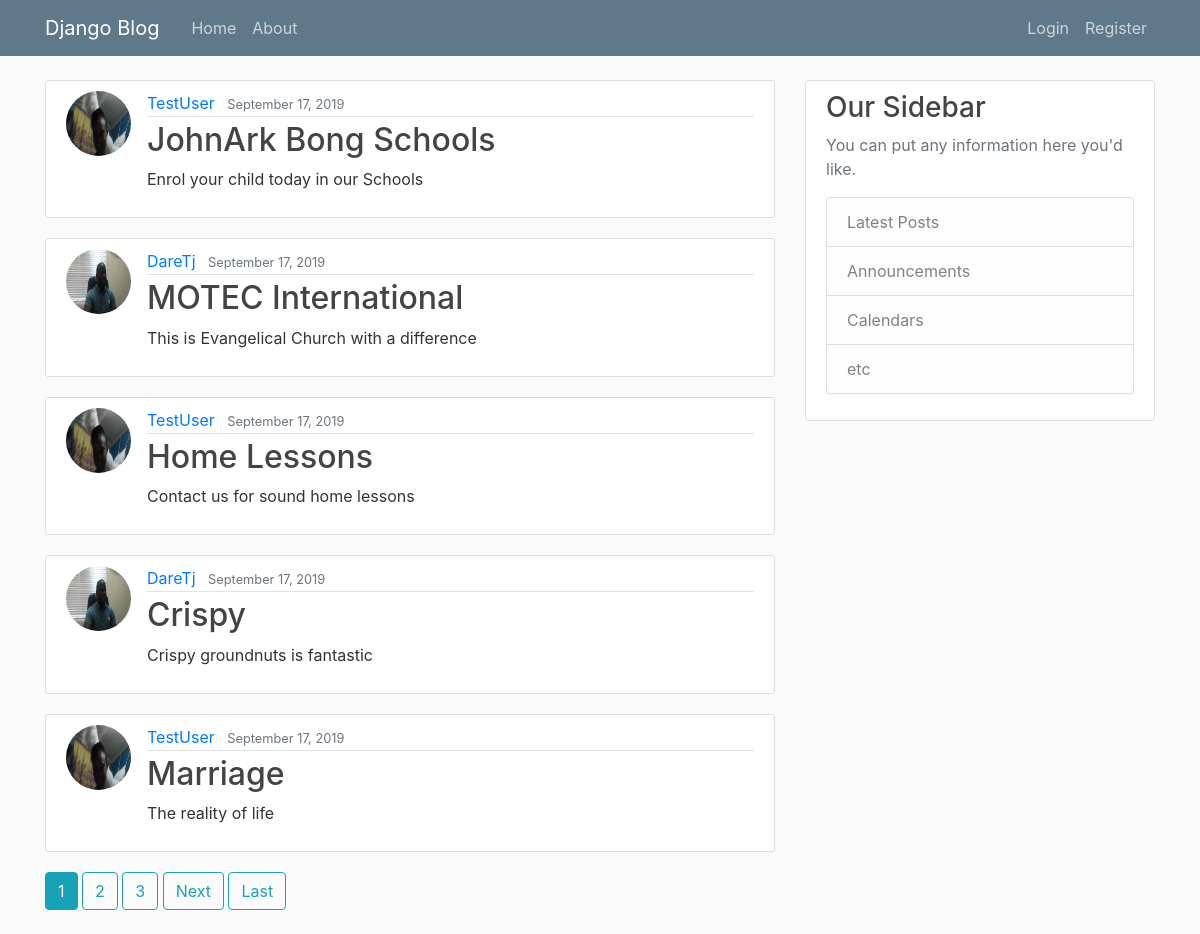
The page / on the database its author committed.
### blog/models.py (models this page shows, shortened)
class Post(models.Model):
    title = models.CharField(max_length=100)
    content = models.TextField()
    date_posted = models.DateTimeField(default=timezone.now)
    author = models.ForeignKey(User, on_delete=models.CASCADE)

### users/models.py (models this page shows, shortened)
class Profile(models.Model):
    user = models.OneToOneField(User, on_delete=models.CASCADE)
    image = models.ImageField(default='default.jpg', upload_to='profile_pics')

### blog/views.py (the view)
# urls.py: path('', PostListView.as_view(), name='blog-home'),
class PostListView(ListView):
    model = Post
    template_name ='blog/home.html' #<app>/<model>_<viewtype>.html
    context_object_name = 'posts'
    ordering = ['-date_posted']
    paginate_by = 5

### blog/templates/blog/home.html (shortened to what this page needs)
    {% extends "blog/base.html" %}
    {% block content %}
    {% for post in posts %}
    <article class="media content-section">
      <img class="rounded-circle article-img" src="{{ post.author.profile.image.url }}">
      <div class="media-body">
        <div class="article-metadata">
          <a class="mr-2" href="{% url 'user-posts' post.author.username %}">{{ post.author }}</a>
          <small class="text-muted">{{ post.date_posted|date:"F d, Y" }}</small>
        </div>
        <h2><a class="article-title" href="{% url 'post-detail' post.id %}">{{ post.title }}</a></h2>
        <p class="article-content">{{ post.content }}</p>
      </div>
    </article>
    {% endfor %}
    {% if is_paginated %}
    {% for num in page_obj.paginator.page_range %}
      {% if page_obj.number == num %}
        <a class="btn btn-info mb-4" href="?page={{ num }}">{{ num }}</a>
      {% elif num > page_obj.number|add:'-3' and num < page_obj.number|add:'3'  %}
        <a class="btn btn-outline-info mb-4" href="?page={{ num }}">{{ num }}</a>
      {% endif %}
    {% endfor %}
    {% if page_obj.has_next %}
      <a class="btn btn-outline-info mb-4" href="?page={{ page_obj.next_page_number }}">Next</a>
      <a class="btn btn-outline-info mb-4" href="?page={{ page_obj.paginator.num_pages }}">Last</a>
    {% endif %}
  {% endif %}
{% endblock content %}

### blog/templates/blog/base.html (shortened to what this page needs)
{% load static %}
<!DOCTYPE html>
<html>
<head>
    <link rel="stylesheet" href="https://maxcdn.bootstrapcdn.com/bootstrap/4.0.0/css/bootstrap.min.css">
    <link rel="stylesheet" type="text/css" href="{% static 'blog/main.css' %}">
</head>
<body>
    <header class="site-header">
        <nav class="navbar navbar-expand-md navbar-dark bg-steel fixed-top">
            <div class="container">
                <a class="navbar-brand mr-4" href="{% url 'blog-home' %}">Django Blog</a>
                <div class="collapse navbar-collapse" id="navbarToggle">
                    <div class="navbar-nav mr-auto">
                        <a class="nav-item nav-link" href="{% url 'blog-home' %}">Home</a>
                        <a class="nav-item nav-link" href="{% url 'blog-about' %}">About</a>
                    </div>
                    <div class="navbar-nav">
                        {% if user.is_authenticated %}
                            <a class="nav-item nav-link" href="{% url 'post-create' %}">New Post</a>
                            <a class="nav-item nav-link" href="{% url 'profile' %}">Profile</a>
                            <a class="nav-item nav-link" href="{% url 'logout' %}">Logout</a>
                        {% else %}
                            <a class="nav-item nav-link" href="{% url 'login' %}">Login</a>
                            <a class="nav-item nav-link" href="{% url 'register' %}">Register</a>
                        {% endif %}
                    </div>
                </div>
            </div>
        </nav>
    </header>
    <main role="main" class="container">
    <div class="row">
        <div class="col-md-8">
            {% block content %}{% endblock %}
        </div>
        <div class="col-md-4">
            <div class="content-section">
                <h3>Our Sidebar</h3>
                <p class='text-muted'>You can put any information here you'd like.
                    <ul class="list-group">
                        <li class="list-group-item list-group-item-light">Latest Posts</li>
                        <li class="list-group-item list-group-item-light">Announcements</li>
                        <li class="list-group-item list-group-item-light">Calendars</li>
                        <li class="list-group-item list-group-item-light">etc</li>
                    </ul>
                </p>
            </div>
            </div>
        </div>
    </main>
  </body>
</body>
</html>

### blog/static/blog/main.css (style rules this page uses)
body { background: #fafafa; color: #333333; margin-top: 5rem; }
h1, h2, h3, h4, h5, h6 { color: #444444; }
ul { margin: 0; }
.bg-steel { background-color: #5f788a; }
.site-header .navbar-nav .nav-link { color: #cbd5db; }
.content-section { background: #ffffff; padding: 10px 20px; border: 1px solid #dddddd; border-radius: 3px; margin-bottom: 20px; }
.article-title { color: #444444; }
.article-content { white-space: pre-line; }
.article-img { height: 65px; width: 65px; margin-right: 16px; }
.article-metadata { padding-bottom: 1px; margin-bottom: 4px; border-bottom: 1px solid #e3e3e3 }

### rows shown on the page
Post: author.profile.image (placeholder picture), author "TestUser", date_posted "September 17, 2019", title "JohnArk Bong Schools", content "Enrol your child today in our Schools"
Post: author.profile.image (picture), author "DareTj", date_posted "September 17, 2019", title "MOTEC International", content "This is Evangelical Church with a difference"
Post: author.profile.image (placeholder picture), author "TestUser", date_posted "September 17, 2019", title "Home Lessons", content "Contact us for sound home lessons"
Post: author.profile.image (picture), author "DareTj", date_posted "September 17, 2019", title "Crispy", content "Crispy groundnuts is fantastic"
Post: author.profile.image (placeholder picture), author "TestUser", date_posted "September 17, 2019", title "Marriage", content "The reality of life"

### other values the page prints
{{ num }} "1"
{{ num }} "2" "3"
